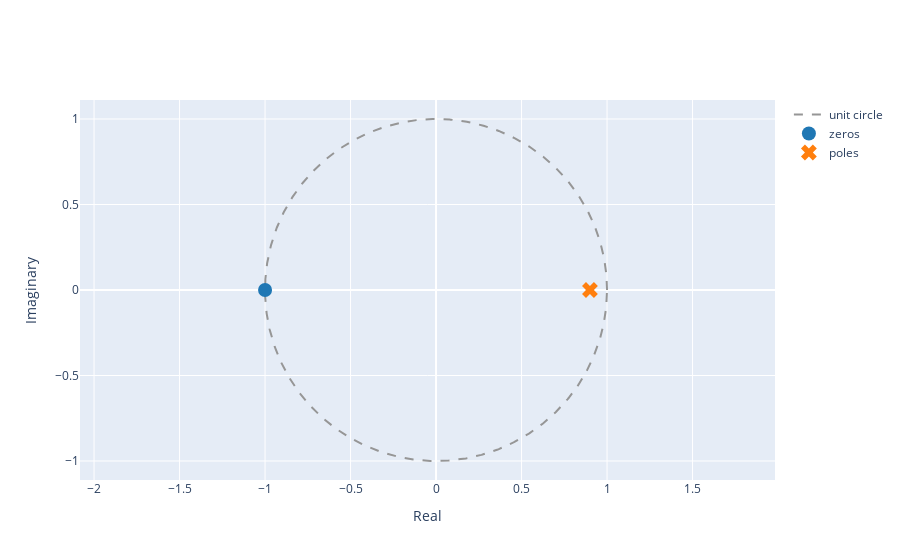

The notebook cell saved with this chart:
### Markdown cell above
iii. Use the function  `plot_zeros_poles(z, p)` to plot the zeros and poles found in ii.

### Code cell
from util import plot_zeros_poles

# Write your code here
plot_zeros_poles(zeros, poles)

### Figure 1 — Plotly figure (JSON) as saved in the notebook; plotly's stock layout.template omitted (floating-point values rounded to 4 significant figures; data arrays with more than 128 entries replaced by an {"elided": "..."} marker saying what was removed)
{"data": [{"line": {"color": "rgb(150,150,150)", "dash": "dash", "shape": "linear"}, "mode": "lines", "name": "unit circle", "type": "scatter", "x": {"elided": "1000 float values"}, "y": {"elided": "1000 float values"}}, {"marker": {"color": "#1f77b4", "size": 14, "symbol": "circle"}, "mode": "markers", "name": "zeros", "type": "scatter", "x": [-1.0], "y": [0.0]}, {"marker": {"color": "#ff7f0e", "size": 14, "symbol": "x"}, "mode": "markers", "name": "poles", "type": "scatter", "x": [0.9], "y": [0.0]}], "layout": {"xaxis": {"title": {"text": "Real"}}, "yaxis": {"scaleanchor": "x", "scaleratio": 1, "title": {"text": "Imaginary"}}}}
